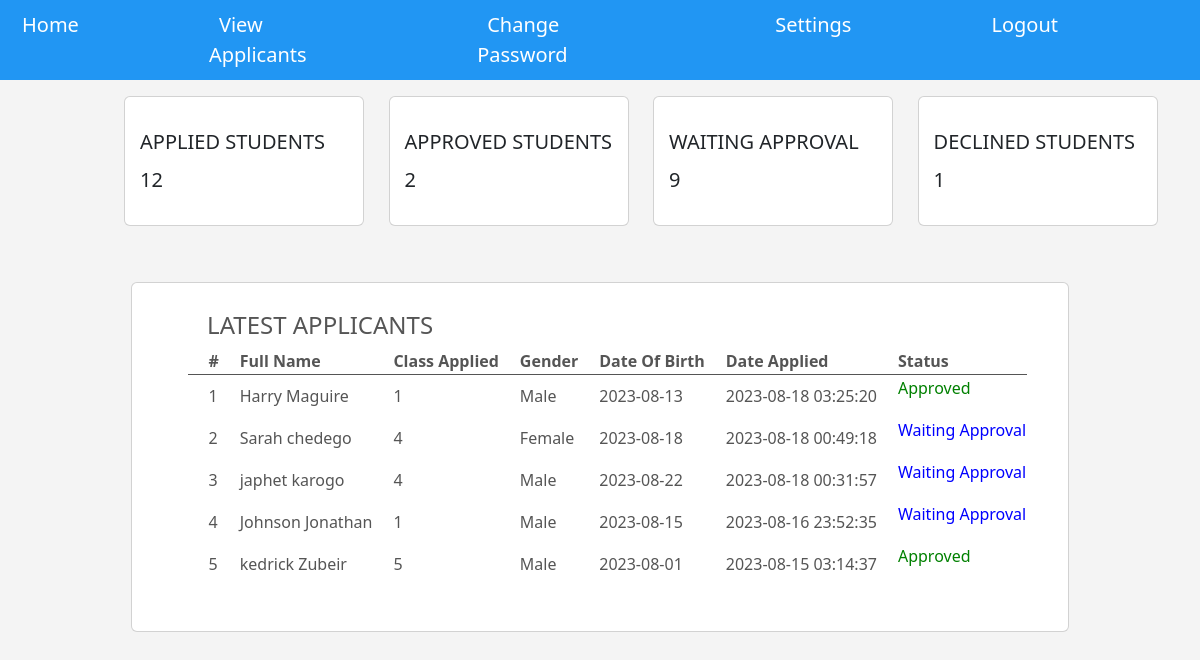
Screenshot of /admin/dashboard.php (signed in) with the database file from the repository.
### tables this page shows
CREATE TABLE `apply` (
  `Student_Id` int(11) NOT NULL,
  `First_Name` varchar(225) NOT NULL,
  `Middle_Name` varchar(225) NOT NULL,
  `Surname` varchar(225) NOT NULL,
  `Date_Of_Birth` varchar(225) NOT NULL,
  `Gender` varchar(225) NOT NULL,
  `Religion` varchar(225) NOT NULL,
  `Home_Address` varchar(225) NOT NULL,
  `Nationality` varchar(225) NOT NULL,
  `Parent_FName` varchar(225) NOT NULL,
  `Parent_LName` varchar(225) NOT NULL,
  `Relationship` varchar(225) NOT NULL,
  `pHome_Address` varchar(225) NOT NULL,
  `Occupation` varchar(225) NOT NULL,
  `Work_Address` varchar(225) NOT NULL,
  `Telephone` varchar(225) NOT NULL,
  `Email` varchar(225) NOT NULL,
  `Level_Applied` int(11) NOT NULL,
  `School_Transport` varchar(225) NOT NULL,
  `Current_Attending` varchar(225) NOT NULL,
  `School_Attending` varchar(225) NOT NULL,
  `Address_Attending` varchar(225) NOT NULL,
  `Level_Attending` int(10) NOT NULL,
  `Disability` varchar(225) NOT NULL,
  `Disability_Name` varchar(225) NOT NULL,
  `Disability_Description` varchar(225) NOT NULL,
  `Date_Applied` datetime NOT NULL DEFAULT current_timestamp(),
  `Status` int(11) DEFAULT 0
);

### admin/dashboard.php (the view, shortened to what this page needs)
<?php
include('../config.php');
if(!isset($_SESSION['username'])){
    header('location: index.php');
}else{
    ?>
<!DOCTYPE html>
<html lang="en">
<head>
    <link rel="stylesheet" href="../vendors/css/bootstrap.min.css">
</head>
<body>
    <header>
        <nav>
            <ul class="nav-bar" id="menu">
                <li class="nav-items"><a href="#">Home</a></li>
                <li class="nav-items"><a href="view_applicants.php">View Applicants</a></li>
                <li class="nav-items"><a href="change-password.php">Change Password</a></li>
                <li class="nav-items"><a href="#">Settings</a></li>
                <li class="nav-items"><a href="logout.php">Logout</a></li>
            </ul>
        </nav>
    </header>
    <section>
        <div class="container">
            <div class="row counter-cards">
                <div class="col-md-3">
                    <div class="card counter-card">
                        <div class="card-content">
                            <span class="card-title">APPLIED STUDENTS</span>
                            <span class="stats-counter">
                                <?php
                                    $sql = "SELECT * FROM apply";
                                    $result = mysqli_query($connection, $sql);
                                    if($result){
                                        $count = mysqli_num_rows($result);
                                    }
                                ?>
                            <span class="counter"><?php echo $count ?></span>
                            </span>
                        </div>
                    </div>
                </div>
                <div class="col-md-3">
                    <div class="card counter-card">
                        <div class="card-content">
                            <span class="card-title">APPROVED STUDENTS</span>
                            <span class="stats-counter">
                                <?php
                                    $sql = "SELECT * FROM apply WHERE Status = 1";
                                    $result = mysqli_query($connection, $sql);
                                    if($result){
                                        $count = mysqli_num_rows($result);
                                    }
                                ?>
                            <span class="counter"><?php echo $count ?></span>
                            </span>
                        </div>
                    </div>
                </div>
                <div class="col-md-3">
                    <div class="card counter-card">
                        <div class="card-content">
                            <span class="card-title">WAITING APPROVAL</span>
                            <span class="stats-counter">
                                <?php
                                    $sql = "SELECT * FROM apply WHERE Status = 0";
                                    $result = mysqli_query($connection, $sql);
                                    if($result){
                                        $count = mysqli_num_rows($result);
                                    }
                                ?>
                            <span class="counter"><?php echo $count ?></span>
                            </span>
                        </div>
                    </div>
                </div>
                <div class="col-md-3">
                    <div class="card counter-card">
                        <div class="card-content">
                            <span class="card-title">DECLINED STUDENTS</span>
                            <span class="stats-counter">
                                <?php
                                    $sql = "SELECT * FROM apply WHERE Status = 2";
                                    $result = mysqli_query($connection, $sql);
                                    if($result){
                                        $count = mysqli_num_rows($result);
                                    }
                                ?>
                            <span class="counter"><?php echo $count ?></span>
                            </span>
                        </div>
                    </div>
                </div>
            </div>
            <div class="row ">
                <div class="col-md-12">
                    <div class="card card-table">
                        <div class="table-content">
                        <h4>LATEST APPLICANTS</h4>
                <table>
                <thead>
                    <tr>
                        <th>#</th>
                        <th>Full Name</th>
                        <th>Class Applied</th>
                        <th>Gender</th>
                        <th>Date Of Birth</th>
                        <th>Date Applied</th>
                        <th>Status</th>
                    </tr>
                </thead>
                <tbody>
                <?php
                $sql = "SELECT * FROM apply ORDER BY  Date_Applied DESC LIMIT 5";
                $results = mysqli_query($connection, $sql);
                $index = 1;
                if (mysqli_num_rows($results)) {
                    foreach ($results as $result) {
                            $firstName = $result['First_Name'];
                            $surname = $result['Surname'];
                            $dateOfBirth = $result['Date_Of_Birth'];
                            $gender = $result['Gender'];
                            $levelApplied = $result['Level_Applied'];
                            $dateApplied = $result['Date_Applied'];
                            $status = $result['Status'];
                ?>
                        <tr>
                            <td><?php echo "$index" ?></td>
                            <td><?php echo "$firstName $surname" ?></td>
                            <td><?php echo "$levelApplied" ?></td>
                            <td><?php echo "$gender" ?></td>
                            <td><?php echo "$dateOfBirth" ?></td>
                            <td><?php echo "$dateApplied" ?></td>
                            <td><?php
                            if($status == 0){
                                echo '<p style="color: blue">Waiting Approval</p>';
                            }
                            elseif($status == 1){
                                echo '<p style="color: green">Approved</p>';
                            }
                            else{
                                echo '<p style="color: red">Not Approved</p>';
                            }
                            ?>
                        </tr>
                <?php
                        $index++;
                    }
                }
                ?>
                </tbody>
            </table>
                        </div>
                    </div>
                </div>
            </div>
        </div>
    </section>
</body>
</html>
<?php
}

### admin/dashboard.php (style rules this page uses)
body { background-color: #f0f0f0ba; }
.nav-bar { list-style: none; display: flex; justify-content: right; background-color: #2196f3; padding: 10px 12px; }
.nav-items a { text-decoration: none; font-size: 20px; color: #fff; padding: 10px; margin-right: 120px; }
td, th { margin:3% 4%; text-align: left; padding-left: 20px; }
th { border-bottom: solid 1px; }
table { margin-left: 6%; }
.card-content { padding: 30px 0px 30px 15px; font-size: 20px; }
.counter-card { margin-left: .1px; margin-right: .1px; }
.counter-cards { margin-left: 70px; padding-right: 0; }
.card-content .card-title { display: block; }
h4 { margin-left: 8%; margin-top: 3%; }
.card-table { margin-top: 5%; margin-left: 8%; margin-right: 8%; vertical-align: middle; color: #555; }
.table-content { margin-bottom: 5%; }

### rows the page displays
apply: First_Name "Harry", Surname "Maguire", Level_Applied "1", Gender "Male", Date_Of_Birth "2023-08-13", Date_Applied "2023-08-18 03:25:20", Status "Approved"
apply: First_Name "Sarah", Surname "chedego", Level_Applied "4", Gender "Female", Date_Of_Birth "2023-08-18", Date_Applied "2023-08-18 00:49:18", Status "Waiting Approval"
apply: First_Name "japhet", Surname "karogo", Level_Applied "4", Gender "Male", Date_Of_Birth "2023-08-22", Date_Applied "2023-08-18 00:31:57", Status "Waiting Approval"
apply: First_Name "Johnson", Surname "Jonathan", Level_Applied "1", Gender "Male", Date_Of_Birth "2023-08-15", Date_Applied "2023-08-16 23:52:35", Status "Waiting Approval"
apply: First_Name "kedrick", Surname "Zubeir", Level_Applied "5", Gender "Male", Date_Of_Birth "2023-08-01", Date_Applied "2023-08-15 03:14:37", Status "Approved"

### other values shown
$count "12"
$count "2"
$count "9"
$count "1"
